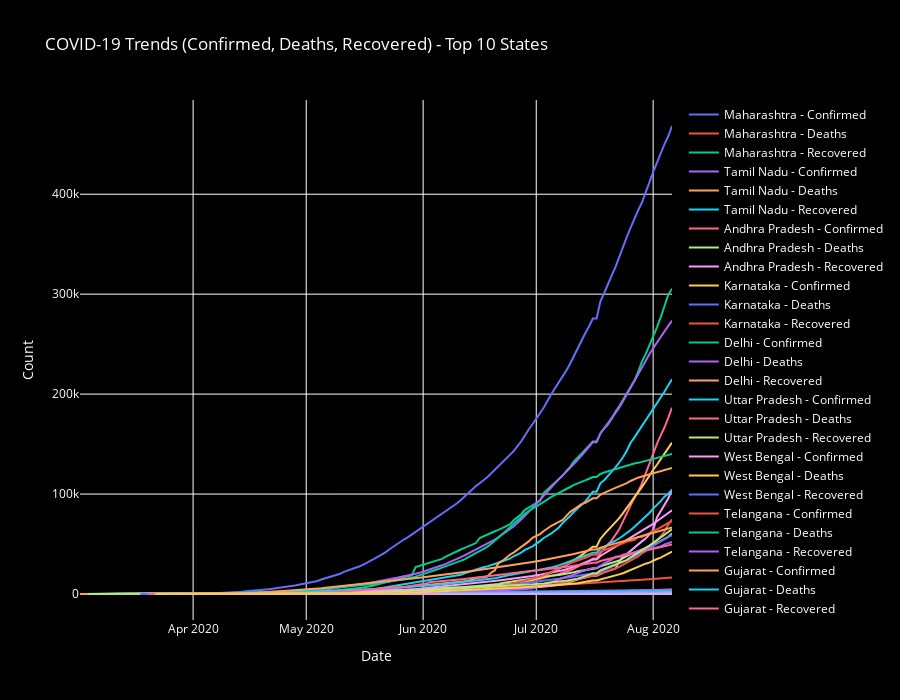
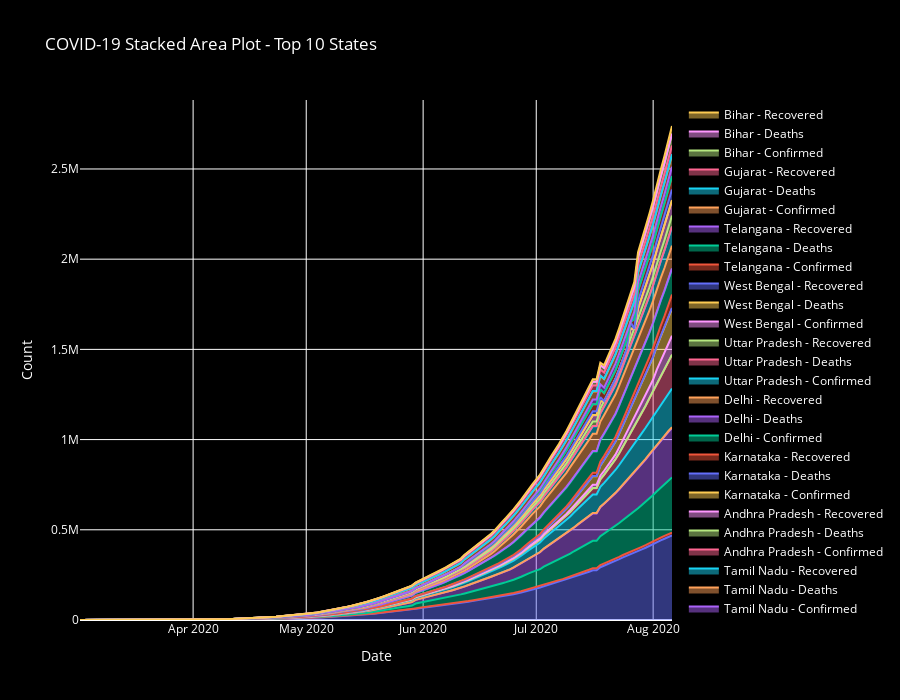
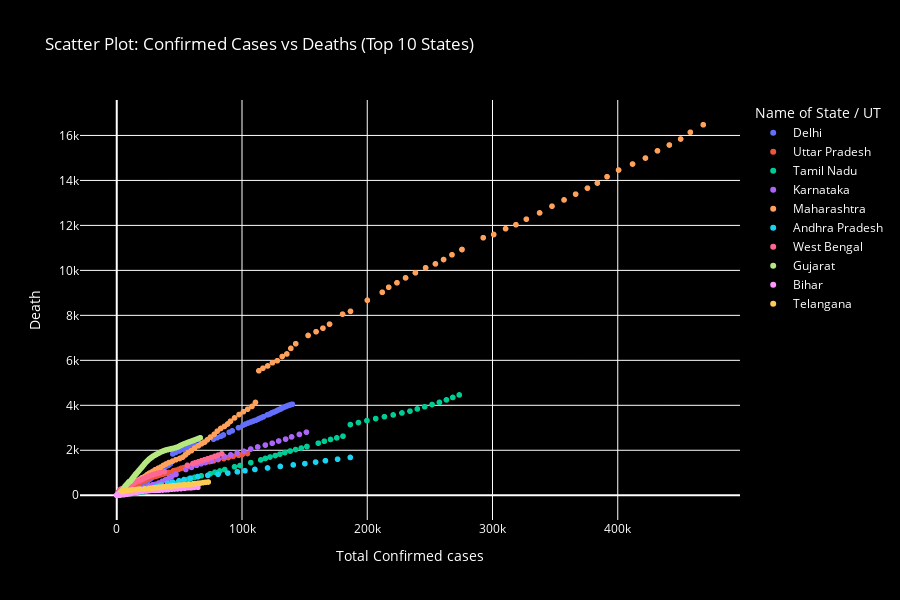
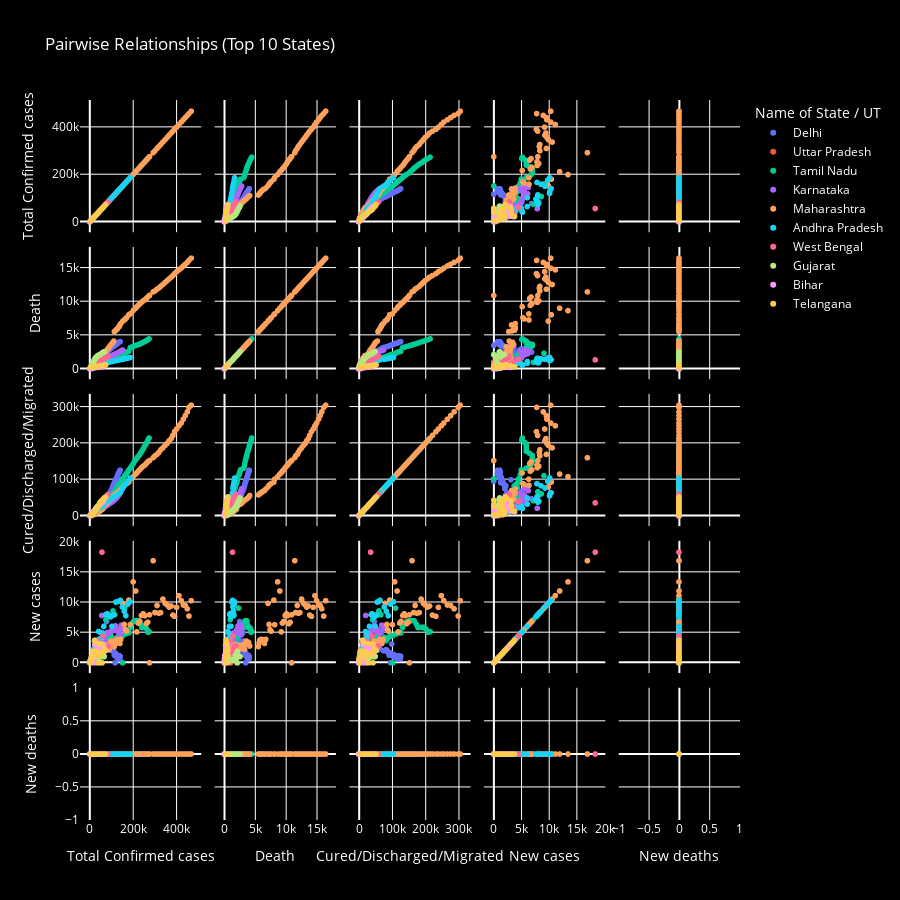

Write notebook code for charts like these, in order.
### Code cell
import pandas as pd
import plotly.express as px
import plotly.graph_objects as go

# Load and clean dataset
df = pd.read_csv('complete.csv')
df['Date'] = pd.to_datetime(df['Date'])
df.dropna(inplace=True)

cols_to_use = ['Total Confirmed cases', 'Death', 'Cured/Discharged/Migrated', 'New cases', 'New deaths']
df[cols_to_use] = df[cols_to_use].apply(pd.to_numeric, errors='coerce')
df.dropna(subset=cols_to_use, inplace=True)

latest_date = df['Date'].max()
top_states = df[df['Date'] == latest_date].groupby('Name of State / UT')['Total Confirmed cases'] \
    .sum().sort_values(ascending=False).head(10).index.tolist()

# Dark layout
dark_layout = dict(
    plot_bgcolor='black',
    paper_bgcolor='black',
    font=dict(color='white')
)

# 1. Time Series
fig1 = go.Figure()
for state in top_states:
    df_state = df[df['Name of State / UT'] == state]
    fig1.add_trace(go.Scatter(x=df_state['Date'], y=df_state['Total Confirmed cases'],
                              mode='lines', name=f'{state} - Confirmed'))
    fig1.add_trace(go.Scatter(x=df_state['Date'], y=df_state['Death'],
                              mode='lines', name=f'{state} - Deaths'))
    fig1.add_trace(go.Scatter(x=df_state['Date'], y=df_state['Cured/Discharged/Migrated'],
                              mode='lines', name=f'{state} - Recovered'))
fig1.update_layout(title='COVID-19 Trends (Confirmed, Deaths, Recovered) - Top 10 States',
                   xaxis_title='Date', yaxis_title='Count', height=700, **dark_layout)
fig1.show()

# 2. Stacked Area
fig2 = go.Figure()
for state in top_states:
    df_state = df[df['Name of State / UT'] == state]
    fig2.add_trace(go.Scatter(x=df_state['Date'], y=df_state['Total Confirmed cases'],
                              stackgroup='one', name=f'{state} - Confirmed'))
    fig2.add_trace(go.Scatter(x=df_state['Date'], y=df_state['Death'],
                              stackgroup='one', name=f'{state} - Deaths'))
    fig2.add_trace(go.Scatter(x=df_state['Date'], y=df_state['Cured/Discharged/Migrated'],
                              stackgroup='one', name=f'{state} - Recovered'))
fig2.update_layout(title='COVID-19 Stacked Area Plot - Top 10 States',
                   xaxis_title='Date', yaxis_title='Count', height=700, **dark_layout)
fig2.show()

# 3. Scatter Plot
fig3 = px.scatter(df[df['Name of State / UT'].isin(top_states)],
                  x='Total Confirmed cases', y='Death',
                  color='Name of State / UT', hover_data=['Date'],
                  title='Scatter Plot: Confirmed Cases vs Deaths (Top 10 States)')
fig3.update_layout(height=600, **dark_layout)
fig3.show()

# 4. Pairplot
fig4 = px.scatter_matrix(df[df['Name of State / UT'].isin(top_states)],
                         dimensions=cols_to_use,
                         color='Name of State / UT',
                         title='Pairwise Relationships (Top 10 States)')
fig4.update_layout(height=900, **dark_layout)
fig4.show()

# 5. Correlation Heatmap
corr_matrix = df[cols_to_use].corr().round(2)
fig5 = px.imshow(corr_matrix, text_auto=True, color_continuous_scale='RdBu_r',
                 title='Correlation Matrix of COVID-19 Data')
fig5.update_layout(height=600, **dark_layout)
fig5.show()

# 6. Rolling Averages
df['Confirmed Rolling Avg'] = df['Total Confirmed cases'].rolling(7).mean()
df['Death Rolling Avg'] = df['Death'].rolling(7).mean()
df['Recovered Rolling Avg'] = df['Cured/Discharged/Migrated'].rolling(7).mean()

fig6 = go.Figure()
buttons = []
for i, state in enumerate(top_states):
    df_state = df[df['Name of State / UT'] == state]
    visible = [False] * (len(top_states) * 3)
    visible[i*3] = visible[i*3+1] = visible[i*3+2] = True
    fig6.add_trace(go.Scatter(x=df_state['Date'], y=df_state['Confirmed Rolling Avg'],
                              mode='lines', name=f'{state} - Confirmed (7d)', visible=(i==0)))
    fig6.add_trace(go.Scatter(x=df_state['Date'], y=df_state['Death Rolling Avg'],
                              mode='lines', name=f'{state} - Deaths (7d)', visible=(i==0)))
    fig6.add_trace(go.Scatter(x=df_state['Date'], y=df_state['Recovered Rolling Avg'],
                              mode='lines', name=f'{state} - Recovered (7d)', visible=(i==0)))
    buttons.append(dict(label=state,
                        method='update',
                        args=[{'visible': visible},
                              {'title': f'7-Day Rolling Average for {state}'}]))

fig6.update_layout(
    updatemenus=[dict(active=0, buttons=buttons, x=1.05, y=1.15)],
    title='7-Day Rolling Average for COVID-19 Data (Top 10 States)',
    xaxis_title='Date',
    yaxis_title='Count',
    height=700,
    **dark_layout
)
fig6.show()

# 7. Bar Chart - Top 15
latest_df = df[df['Date'] == latest_date]
top15_confirmed = latest_df.groupby('Name of State / UT')['Total Confirmed cases'] \
                           .sum().sort_values(ascending=False).head(15).reset_index()
fig7 = px.bar(top15_confirmed, x='Name of State / UT', y='Total Confirmed cases',
              title='Top 15 States by Total Confirmed Cases (Latest Date)',
              color='Total Confirmed cases', color_continuous_scale='reds')
fig7.update_layout(**dark_layout, height=600)
fig7.show()

# 8. Line Chart - Daily New Cases
daily_cases = df.groupby('Date')['New cases'].sum().reset_index()
fig8 = px.line(daily_cases, x='Date', y='New cases', title='Nationwide Daily New COVID-19 Cases')
fig8.update_layout(**dark_layout, height=600)
fig8.show()

# 9. Line Chart - Daily Deaths
daily_deaths = df.groupby('Date')['New deaths'].sum().reset_index()
fig9 = px.line(daily_deaths, x='Date', y='New deaths', title='Nationwide Daily New Deaths')
fig9.update_layout(**dark_layout, height=600)
fig9.show()

# 10. Pie Chart - Deaths Distribution
top10_deaths = latest_df.groupby('Name of State / UT')['Death'].sum() \
                        .sort_values(ascending=False).head(10).reset_index()
fig10 = px.pie(top10_deaths, values='Death', names='Name of State / UT',
               title='Proportion of Deaths by Top 10 States')
fig10.update_traces(textinfo='percent+label', pull=[0.05]*10)
fig10.update_layout(**dark_layout, height=600)
fig10.show()

# 11. Treemap - Confirmed & Deaths
summary = latest_df[['Name of State / UT', 'Total Confirmed cases', 'Death', 'Cured/Discharged/Migrated']] \
    .groupby('Name of State / UT').sum().reset_index()
fig11 = px.treemap(summary, path=['Name of State / UT'],
                   values='Total Confirmed cases',
                   color='Death',
                   hover_data={'Cured/Discharged/Migrated': True},
                   color_continuous_scale='Reds',
                   title='Treemap of Total Confirmed Cases and Deaths by State')
fig11.update_layout(**dark_layout, height=700)
fig11.show()

# 12. Geographic Heatmap (India)
# You need a GeoJSON or mapping from state name to lat/lon for this to work fully
# We'll use a choropleth workaround for visualizing values by state name
fig12 = px.choropleth(summary,
                      locations='Name of State / UT',
                      locationmode='geojson-id',  # Replace with ISO codes if available
                      color='Total Confirmed cases',
                      hover_name='Name of State / UT',
                      color_continuous_scale='OrRd',
                      title='Geographic Heatmap of Total Confirmed Cases by State')
fig12.update_geos(fitbounds="locations", visible=False)
fig12.update_layout(**dark_layout, height=700)
fig12.show()
